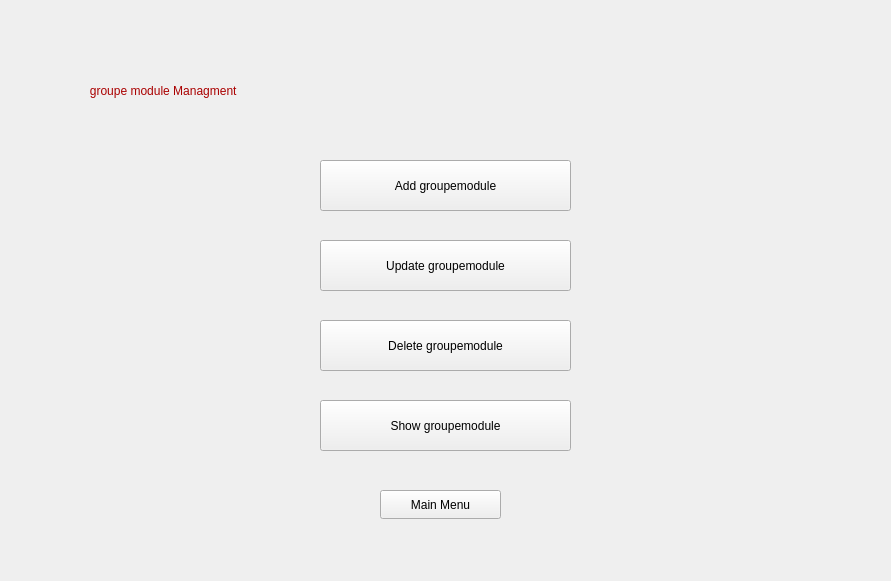
<?xml version="1.0" encoding="UTF-8"?>
<ui version="4.0">
 <class>groupemodule</class>
 <widget class="QWidget" name="groupemodule">
  <property name="geometry">
   <rect>
    <x>0</x>
    <y>0</y>
    <width>891</width>
    <height>581</height>
   </rect>
  </property>
  <property name="windowTitle">
   <string>Form</string>
  </property>
  <widget class="QStackedWidget" name="stackedWidget">
   <property name="geometry">
    <rect>
     <x>0</x>
     <y>0</y>
     <width>891</width>
     <height>581</height>
    </rect>
   </property>
   <property name="currentIndex">
    <number>0</number>
   </property>
   <widget class="QWidget" name="groupemodule_menu">
    <widget class="QPushButton" name="menu">
     <property name="geometry">
      <rect>
       <x>380</x>
       <y>490</y>
       <width>121</width>
       <height>29</height>
      </rect>
     </property>
     <property name="text">
      <string>Main Menu</string>
     </property>
    </widget>
    <widget class="QPushButton" name="update">
     <property name="geometry">
      <rect>
       <x>320</x>
       <y>240</y>
       <width>251</width>
       <height>51</height>
      </rect>
     </property>
     <property name="text">
      <string>Update groupemodule</string>
     </property>
    </widget>
    <widget class="QLabel" name="label_2">
     <property name="geometry">
      <rect>
       <x>30</x>
       <y>40</y>
       <width>671</width>
       <height>101</height>
      </rect>
     </property>
     <property name="styleSheet">
      <string notr="true">font: 700 22pt &quot;Segoe UI&quot;;
color: rgb(170, 0, 0);</string>
     </property>
     <property name="text">
      <string>                  groupe module Managment </string>
     </property>
    </widget>
    <widget class="QPushButton" name="show">
     <property name="geometry">
      <rect>
       <x>320</x>
       <y>400</y>
       <width>251</width>
       <height>51</height>
      </rect>
     </property>
     <property name="text">
      <string>Show groupemodule</string>
     </property>
    </widget>
    <widget class="QPushButton" name="deleteS">
     <property name="geometry">
      <rect>
       <x>320</x>
       <y>320</y>
       <width>251</width>
       <height>51</height>
      </rect>
     </property>
     <property name="text">
      <string>Delete groupemodule</string>
     </property>
    </widget>
    <widget class="QPushButton" name="Adder">
     <property name="geometry">
      <rect>
       <x>320</x>
       <y>160</y>
       <width>251</width>
       <height>51</height>
      </rect>
     </property>
     <property name="text">
      <string>Add groupemodule</string>
     </property>
    </widget>
   </widget>
   <widget class="QWidget" name="add_groupemodule">
    <widget class="QPushButton" name="pushButton">
     <property name="geometry">
      <rect>
       <x>350</x>
       <y>540</y>
       <width>191</width>
       <height>29</height>
      </rect>
     </property>
     <property name="text">
      <string>Add</string>
     </property>
    </widget>
    <widget class="QFrame" name="frame">
     <property name="geometry">
      <rect>
       <x>10</x>
       <y>10</y>
       <width>861</width>
       <height>521</height>
      </rect>
     </property>
     <property name="frameShape">
      <enum>QFrame::StyledPanel</enum>
     </property>
     <property name="frameShadow">
      <enum>QFrame::Raised</enum>
     </property>
     <widget class="QLineEdit" name="IDGM">
      <property name="geometry">
       <rect>
        <x>30</x>
        <y>180</y>
        <width>181</width>
        <height>31</height>
       </rect>
      </property>
     </widget>
     <widget class="QLabel" name="label_id">
      <property name="geometry">
       <rect>
        <x>20</x>
        <y>140</y>
        <width>191</width>
        <height>20</height>
       </rect>
      </property>
      <property name="text">
       <string>     Enter ID groupe module</string>
      </property>
     </widget>
     <widget class="QLineEdit" name="NameGM">
      <property name="geometry">
       <rect>
        <x>310</x>
        <y>180</y>
        <width>181</width>
        <height>31</height>
       </rect>
      </property>
     </widget>
     <widget class="QLabel" name="label_2_Name">
      <property name="geometry">
       <rect>
        <x>270</x>
        <y>140</y>
        <width>271</width>
        <height>20</height>
       </rect>
      </property>
      <property name="text">
       <string>      Enter Name of The groupe module</string>
      </property>
     </widget>
     <widget class="QLineEdit" name="coefficientGM">
      <property name="geometry">
       <rect>
        <x>40</x>
        <y>330</y>
        <width>181</width>
        <height>31</height>
       </rect>
      </property>
      <property name="text">
       <string/>
      </property>
     </widget>
     <widget class="QLabel" name="label_3_coef">
      <property name="geometry">
       <rect>
        <x>0</x>
        <y>300</y>
        <width>261</width>
        <height>20</height>
       </rect>
      </property>
      <property name="text">
       <string>   Enter  Coefficent of groupe module</string>
      </property>
     </widget>
     <widget class="QTableWidget" name="table_idmat">
      <property name="geometry">
       <rect>
        <x>730</x>
        <y>130</y>
        <width>131</width>
        <height>391</height>
       </rect>
      </property>
      <column>
       <property name="text">
        <string>ID mat</string>
       </property>
      </column>
     </widget>
     <widget class="QLineEdit" name="idmmat">
      <property name="geometry">
       <rect>
        <x>300</x>
        <y>330</y>
        <width>181</width>
        <height>31</height>
       </rect>
      </property>
     </widget>
     <widget class="QPushButton" name="save">
      <property name="geometry">
       <rect>
        <x>490</x>
        <y>330</y>
        <width>81</width>
        <height>29</height>
       </rect>
      </property>
      <property name="text">
       <string>save</string>
      </property>
     </widget>
     <widget class="QLabel" name="label_3_coef_2">
      <property name="geometry">
       <rect>
        <x>300</x>
        <y>300</y>
        <width>171</width>
        <height>20</height>
       </rect>
      </property>
      <property name="text">
       <string>Enter ID of The Subject</string>
      </property>
     </widget>
     <widget class="QLabel" name="label_3">
      <property name="geometry">
       <rect>
        <x>80</x>
        <y>0</y>
        <width>671</width>
        <height>101</height>
       </rect>
      </property>
      <property name="styleSheet">
       <string notr="true">font: 700 22pt &quot;Segoe UI&quot;;
color: rgb(170, 0, 0);</string>
      </property>
      <property name="text">
       <string>                Add  groupe module </string>
      </property>
     </widget>
     <widget class="QPushButton" name="pushB">
      <property name="geometry">
       <rect>
        <x>0</x>
        <y>0</y>
        <width>61</width>
        <height>31</height>
       </rect>
      </property>
      <property name="text">
       <string/>
      </property>
     </widget>
    </widget>
   </widget>
   <widget class="QWidget" name="show_groupemodule">
    <widget class="QLineEdit" name="searchField">
     <property name="geometry">
      <rect>
       <x>10</x>
       <y>80</y>
       <width>191</width>
       <height>28</height>
      </rect>
     </property>
    </widget>
    <widget class="QLabel" name="label_4">
     <property name="geometry">
      <rect>
       <x>30</x>
       <y>50</y>
       <width>141</width>
       <height>21</height>
      </rect>
     </property>
     <property name="text">
      <string>Search For Student</string>
     </property>
    </widget>
    <widget class="QLabel" name="label">
     <property name="geometry">
      <rect>
       <x>130</x>
       <y>-20</y>
       <width>681</width>
       <height>101</height>
      </rect>
     </property>
     <property name="styleSheet">
      <string notr="true">font: 700 22pt &quot;Segoe UI&quot;;</string>
     </property>
     <property name="text">
      <string>                Liste of Groupe Modulde </string>
     </property>
    </widget>
    <widget class="QTableView" name="groupemodule_table">
     <property name="geometry">
      <rect>
       <x>0</x>
       <y>120</y>
       <width>421</width>
       <height>381</height>
      </rect>
     </property>
     <attribute name="horizontalHeaderVisible">
      <bool>true</bool>
     </attribute>
     <attribute name="verticalHeaderVisible">
      <bool>false</bool>
     </attribute>
    </widget>
    <widget class="QPushButton" name="search">
     <property name="geometry">
      <rect>
       <x>220</x>
       <y>80</y>
       <width>83</width>
       <height>29</height>
      </rect>
     </property>
     <property name="text">
      <string>Search</string>
     </property>
    </widget>
    <widget class="QPushButton" name="Goback">
     <property name="geometry">
      <rect>
       <x>332</x>
       <y>510</y>
       <width>161</width>
       <height>29</height>
      </rect>
     </property>
     <property name="text">
      <string>Go Back</string>
     </property>
    </widget>
    <widget class="QTableView" name="groupemodule_matiere">
     <property name="geometry">
      <rect>
       <x>440</x>
       <y>120</y>
       <width>441</width>
       <height>381</height>
      </rect>
     </property>
     <attribute name="horizontalHeaderVisible">
      <bool>true</bool>
     </attribute>
     <attribute name="verticalHeaderVisible">
      <bool>false</bool>
     </attribute>
    </widget>
   </widget>
   <widget class="QWidget" name="update_groupemodule">
    <widget class="QPushButton" name="updateC">
     <property name="geometry">
      <rect>
       <x>790</x>
       <y>310</y>
       <width>83</width>
       <height>29</height>
      </rect>
     </property>
     <property name="text">
      <string>update</string>
     </property>
    </widget>
    <widget class="QLineEdit" name="idGM_up">
     <property name="geometry">
      <rect>
       <x>400</x>
       <y>80</y>
       <width>221</width>
       <height>28</height>
      </rect>
     </property>
    </widget>
    <widget class="QLabel" name="NewMat">
     <property name="geometry">
      <rect>
       <x>280</x>
       <y>450</y>
       <width>221</width>
       <height>20</height>
      </rect>
     </property>
     <property name="text">
      <string>Enter new matiere :</string>
     </property>
    </widget>
    <widget class="QPushButton" name="updateN">
     <property name="geometry">
      <rect>
       <x>790</x>
       <y>240</y>
       <width>83</width>
       <height>29</height>
      </rect>
     </property>
     <property name="text">
      <string>update</string>
     </property>
    </widget>
    <widget class="QLabel" name="label_5">
     <property name="geometry">
      <rect>
       <x>400</x>
       <y>50</y>
       <width>231</width>
       <height>20</height>
      </rect>
     </property>
     <property name="text">
      <string>Enter the ID of the groupe module </string>
     </property>
    </widget>
    <widget class="QPushButton" name="Name_GM">
     <property name="geometry">
      <rect>
       <x>270</x>
       <y>240</y>
       <width>161</width>
       <height>29</height>
      </rect>
     </property>
     <property name="text">
      <string>Name</string>
     </property>
    </widget>
    <widget class="QPushButton" name="updateM">
     <property name="geometry">
      <rect>
       <x>780</x>
       <y>440</y>
       <width>83</width>
       <height>29</height>
      </rect>
     </property>
     <property name="text">
      <string>update</string>
     </property>
    </widget>
    <widget class="QPushButton" name="search_GM">
     <property name="geometry">
      <rect>
       <x>460</x>
       <y>120</y>
       <width>101</width>
       <height>31</height>
      </rect>
     </property>
     <property name="text">
      <string>search</string>
     </property>
    </widget>
    <widget class="QLineEdit" name="coef_P_GM">
     <property name="geometry">
      <rect>
       <x>510</x>
       <y>310</y>
       <width>221</width>
       <height>28</height>
      </rect>
     </property>
    </widget>
    <widget class="QPushButton" name="coef_GM">
     <property name="geometry">
      <rect>
       <x>270</x>
       <y>310</y>
       <width>161</width>
       <height>29</height>
      </rect>
     </property>
     <property name="text">
      <string>coef</string>
     </property>
    </widget>
    <widget class="QLabel" name="newCoef">
     <property name="geometry">
      <rect>
       <x>510</x>
       <y>280</y>
       <width>251</width>
       <height>20</height>
      </rect>
     </property>
     <property name="text">
      <string>Enter new coefficent:</string>
     </property>
    </widget>
    <widget class="QLabel" name="newName">
     <property name="geometry">
      <rect>
       <x>520</x>
       <y>210</y>
       <width>251</width>
       <height>20</height>
      </rect>
     </property>
     <property name="text">
      <string>enter new Name:</string>
     </property>
    </widget>
    <widget class="QLineEdit" name="Name_GM_P">
     <property name="geometry">
      <rect>
       <x>510</x>
       <y>240</y>
       <width>221</width>
       <height>28</height>
      </rect>
     </property>
    </widget>
    <widget class="QPushButton" name="mat_GM">
     <property name="geometry">
      <rect>
       <x>270</x>
       <y>380</y>
       <width>161</width>
       <height>29</height>
      </rect>
     </property>
     <property name="text">
      <string>subject</string>
     </property>
    </widget>
    <widget class="QTableView" name="table_GM_update">
     <property name="geometry">
      <rect>
       <x>-10</x>
       <y>0</y>
       <width>261</width>
       <height>301</height>
      </rect>
     </property>
    </widget>
    <widget class="QPushButton" name="GoB">
     <property name="geometry">
      <rect>
       <x>460</x>
       <y>490</y>
       <width>101</width>
       <height>31</height>
      </rect>
     </property>
     <property name="text">
      <string>Go back</string>
     </property>
    </widget>
    <widget class="QTableView" name="table_GMM_update">
     <property name="geometry">
      <rect>
       <x>0</x>
       <y>310</y>
       <width>251</width>
       <height>271</height>
      </rect>
     </property>
     <attribute name="verticalHeaderVisible">
      <bool>true</bool>
     </attribute>
    </widget>
    <widget class="QComboBox" name="mat_GM_P">
     <property name="geometry">
      <rect>
       <x>510</x>
       <y>440</y>
       <width>221</width>
       <height>28</height>
      </rect>
     </property>
    </widget>
    <widget class="QLineEdit" name="oldIdmat">
     <property name="geometry">
      <rect>
       <x>510</x>
       <y>380</y>
       <width>221</width>
       <height>28</height>
      </rect>
     </property>
    </widget>
    <widget class="QLabel" name="old_idmat">
     <property name="geometry">
      <rect>
       <x>510</x>
       <y>350</y>
       <width>221</width>
       <height>20</height>
      </rect>
     </property>
     <property name="text">
      <string>Enter the ID mat to update :</string>
     </property>
    </widget>
   </widget>
   <widget class="QWidget" name="delete_groupemodule">
    <widget class="QLineEdit" name="coef">
     <property name="geometry">
      <rect>
       <x>580</x>
       <y>320</y>
       <width>181</width>
       <height>28</height>
      </rect>
     </property>
    </widget>
    <widget class="QLineEdit" name="nomGM">
     <property name="geometry">
      <rect>
       <x>580</x>
       <y>250</y>
       <width>181</width>
       <height>28</height>
      </rect>
     </property>
    </widget>
    <widget class="QPushButton" name="delete_GM">
     <property name="geometry">
      <rect>
       <x>590</x>
       <y>390</y>
       <width>151</width>
       <height>31</height>
      </rect>
     </property>
     <property name="styleSheet">
      <string notr="true">QPushbotton{ }
background-color: qlineargradient(spread:pad, x1:0, y1:0, x2:1, y2:1, stop:0 rgba(170, 0, 0, 255), stop:1 rgba(255, 255, 255, 255));</string>
     </property>
     <property name="text">
      <string>DELETE</string>
     </property>
    </widget>
    <widget class="QTableView" name="tableGM_del">
     <property name="geometry">
      <rect>
       <x>0</x>
       <y>0</y>
       <width>431</width>
       <height>581</height>
      </rect>
     </property>
     <attribute name="verticalHeaderVisible">
      <bool>false</bool>
     </attribute>
    </widget>
    <widget class="QLineEdit" name="ID_GM">
     <property name="geometry">
      <rect>
       <x>580</x>
       <y>180</y>
       <width>181</width>
       <height>28</height>
      </rect>
     </property>
    </widget>
    <widget class="QPushButton" name="go_b_del">
     <property name="geometry">
      <rect>
       <x>430</x>
       <y>0</y>
       <width>83</width>
       <height>29</height>
      </rect>
     </property>
     <property name="text">
      <string/>
     </property>
    </widget>
   </widget>
  </widget>
 </widget>
 <resources/>
 <connections/>
</ui>
